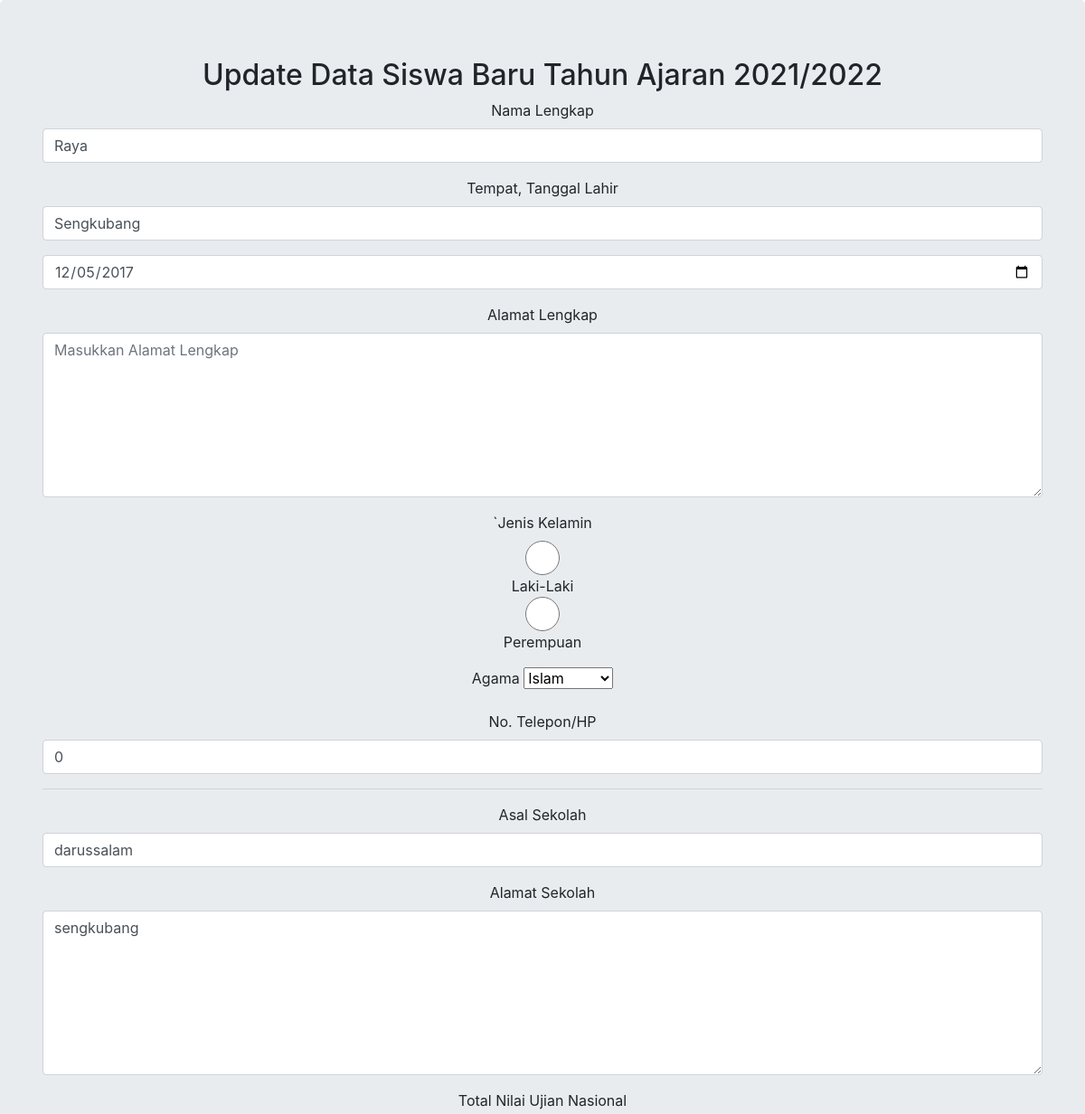
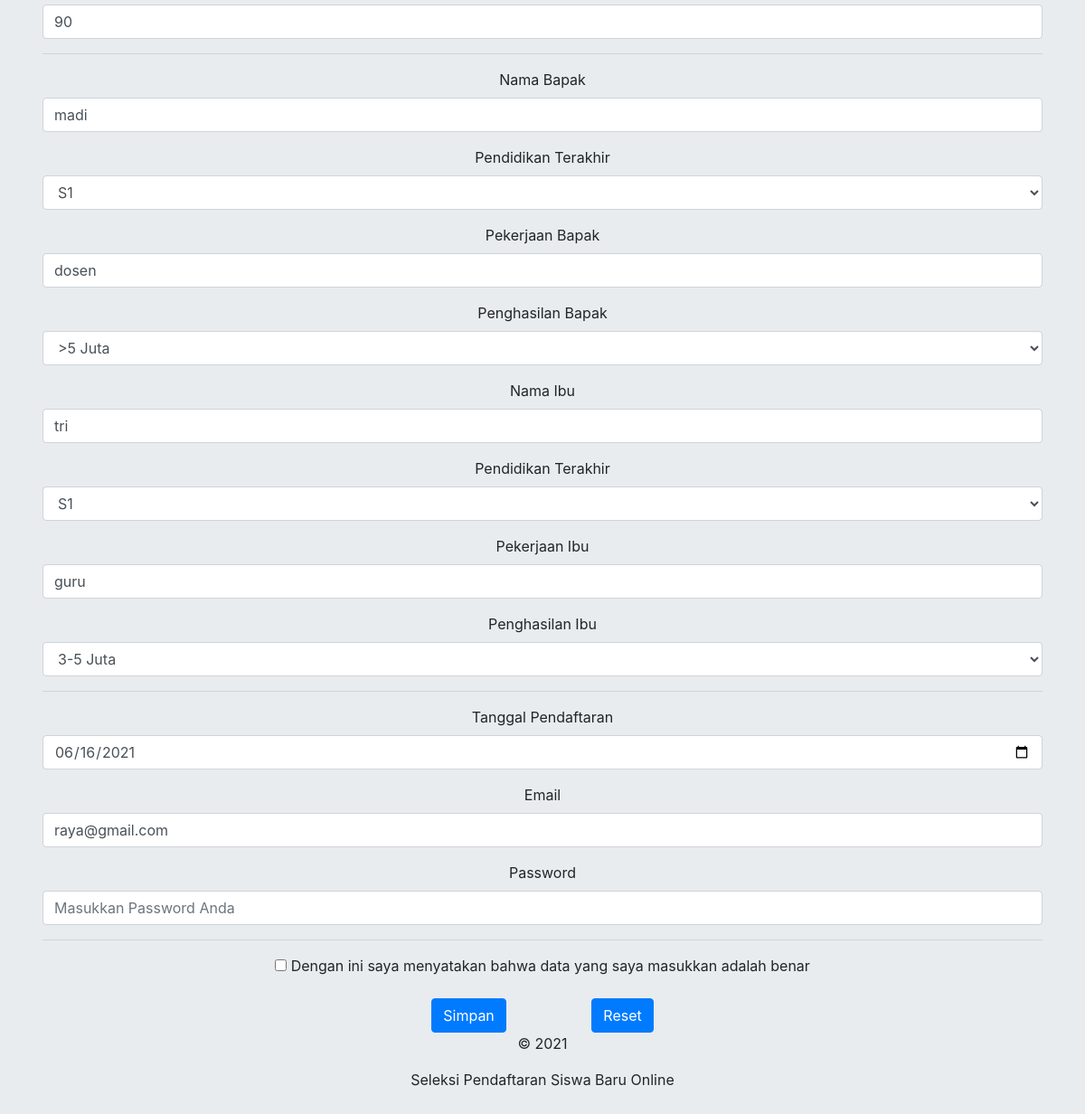
Page /edit2.php?id_daftar=8 on the committed database (2 pictures, top to bottom).
### tables this page shows
CREATE TABLE `tb_siswa` (
  `id_daftar` int(10) NOT NULL,
  `nama` varchar(100) NOT NULL,
  `tempat_lahir` varchar(100) NOT NULL,
  `tanggal_lahir` varchar(100) NOT NULL,
  `alamat` varchar(100) NOT NULL,
  `jk` enum('Laki-Laki','Perempuan') NOT NULL,
  `agama` varchar(15) NOT NULL,
  `telepon` int(15) NOT NULL,
  `sekolah_asal` varchar(100) NOT NULL,
  `alamat_sekolah` varchar(100) NOT NULL,
  `total_un` varchar(5) NOT NULL,
  `nama_bpk` varchar(100) NOT NULL,
  `pendidikan_bpk` varchar(100) NOT NULL,
  `pekerjaan_bpk` varchar(100) NOT NULL,
  `penghasilan_bpk` varchar(100) NOT NULL,
  `nama_ibu` varchar(100) NOT NULL,
  `pendidikan_ibu` varchar(100) NOT NULL,
  `pekerjaan_ibu` varchar(100) NOT NULL,
  `penghasilan_ibu` varchar(100) NOT NULL,
  `email` varchar(100) NOT NULL,
  `password` varchar(100) NOT NULL,
  `tanggal_daftar` varchar(100) NOT NULL
);

### edit2.php (the view, shortened to what this page needs)
<?php
include 'koneksi.php';
$id = $_GET['id_daftar'];
$edit_data = mysqli_query($connect, "SELECT * FROM tb_siswa WHERE id_daftar = $id");
while ($edit = mysqli_fetch_assoc($edit_data)) {
?>
    <!DOCTYPE html>
    <html>
    <head>
        <link rel="stylesheet" href="https://maxcdn.bootstrapcdn.com/bootstrap/4.3.1/css/bootstrap.min.css">
    </head>
    <body>
        <div class="jumbotron text-center">
            <div class="container">
                <h2>Update Data Siswa Baru Tahun Ajaran 2021/2022</h2>
                <form action="update2.php" method="post">
                    <div class="form-group">
                        <label>Nama Lengkap</label>
                        <input type="text" name="nama" class="form-control" value="<?= $edit["nama"]; ?>">
                    </div>
                    <div class="form-group">
                        <label>Tempat, Tanggal Lahir</label>
                        <input type="text" name="tempat_lahir" class="form-control" placeholder="Tempat Lahir" required value="<?= $edit["tempat_lahir"]; ?>">
                    </div>
                    <div class="form-group">
                        <input type="date" name="tanggal_lahir" class="form-control" placeholder="Tanggal Lahir" required value="<?= $edit["tanggal_lahir"]; ?>">
                    </div>
                    <div class="form-group">
                        <label>Alamat Lengkap</label>
                        <textarea name="alamat" class="form-control" rows="7" placeholder="Masukkan Alamat Lengkap" required><?= $edit["alamat"]; ?></textarea>
                    </div>
                    <div class="form-group">
                        <label>`Jenis Kelamin</label>
                        <input type="radio" name="jk" class="form-control" value="Laki-Laki" required>Laki-Laki
                        <input type="radio" name="jk" class="form-control" value="Perempuan" required>Perempuan
                    </div>
                    <div class="form-group">
                        <label>Agama</label>
                        <select name="agama" class="input-control" required>
                            <option value="<?= $edit["agama"]; ?>"><?= $edit["agama"]; ?></option>
                        </select>
                    </div>
                    <div class="form-group">
                        <label>No. Telepon/HP</label>
                        <input type="text" name="telepon" class="form-control" placeholder="Nomor Telepon/HP" required value="<?= $edit["telepon"]; ?>">
                    </div>
                    <hr>
                    <div class="form-group">
                        <label>Asal Sekolah</label>
                        <input type="text" name="sekolah_asal" class="form-control" placeholder="Asal Sekolah" required value="<?= $edit["sekolah_asal"]; ?>">
                    </div>
                    <div class="form-group">
                        <label>Alamat Sekolah</label>
                        <textarea name="alamat_sekolah" class="form-control" rows="7" placeholder="Masukkan Alamat Lengkap Asal Sekolah" required><?= $edit["alamat_sekolah"]; ?></textarea>
                    </div>
                    <div class="form-group">
                        <label>Total Nilai Ujian Nasional</label>
                        <input type="text" name="total_un" class="form-control" placeholder="Total Nilai Ujian Nasional" required value="<?= $edit["total_un"]; ?>">
                    </div>
                    <hr>
                    <div class="form-group">
                        <label>Nama Bapak</label>
                        <input type="text" name="nama_bpk" class="form-control" placeholder="Nama Bapak" required value="<?= $edit["nama_bpk"]; ?>">
                    </div>
                    <div class="form-group">
                        <label>Pendidikan Terakhir</label>
                        <select name="pendidikan_bpk" class="form-control" required>
                            <option name="pendidikan_bpk" value="<?= $edit["pendidikan_bpk"]; ?>"><?= $edit["pendidikan_bpk"]; ?></option>
                        </select>
                    </div>
                    <div class="form-group">
                        <label>Pekerjaan Bapak</label>
                        <input type="text" name="pekerjaan_bpk" class="form-control" placeholder="Pekerjaan Bapak" required value="<?= $edit["pekerjaan_bpk"]; ?>">
                    </div>
                    <div class="form-group">
                        <label>Penghasilan Bapak</label>
                        <select name="penghasilan_bpk" class="form-control" required>
                            <option name="penghasilan_bpk" value="<?= $edit["penghasilan_bpk"]; ?>"><?= $edit["penghasilan_bpk"]; ?></option>
                        </select>
                    </div>
                    <div class="form-group">
                        <label>Nama Ibu</label>
                        <input type="text" name="nama_ibu" class="form-control" placeholder="Nama Ibu" required value="<?= $edit["nama_ibu"]; ?>">
                    </div>
                    <div class="form-group">
                        <label>Pendidikan Terakhir</label>
                        <select name="pendidikan_ibu" class="form-control" required>
                            <option name="pendidikan_ibu" value="<?= $edit["pendidikan_ibu"]; ?>"><?= $edit["pendidikan_ibu"]; ?></option>
                        </select>
                    </div>
                    <div class="form-group">
                        <label>Pekerjaan Ibu</label>
                        <input type="text" name="pekerjaan_ibu" class="form-control" placeholder="Pekerjaan Ibu" required value="<?= $edit["pekerjaan_ibu"]; ?>">
                    </div>
                    <div class="form-group">
                        <label>Penghasilan Ibu</label>
                        <select name="penghasilan_ibu" class="form-control" required>
                            <option name="penghasilan_bpk" value="<?= $edit["penghasilan_ibu"]; ?>"><?= $edit["penghasilan_ibu"]; ?></option>
                        </select>
                    </div>
                    <hr>
                    <div class="form-group">
                        <label>Tanggal Pendaftaran</label>
                        <input type="date" name="tanggal_daftar" class="form-control" placeholder="Tanggal Pendaftaran" required value="<?= $edit["tanggal_daftar"]; ?>">
                    </div>
                    <div class="form-group">
                        <label>Email</label>
                        <input type="email" name="email" class="form-control" placeholder="Masukkan Email Anda" required value="<?= $edit["email"]; ?>">
                    </div>
                    <div class="form-group">
                        <label>Password</label>
                        <input type="password" name="password" class="form-control" placeholder="Masukkan Password Anda" required value="<?= $edit["pw"]; ?>">
                    </div>
                    <hr>
                    <div class="checkbox">
                        <input type="checkbox" required> Dengan ini saya menyatakan bahwa data yang saya masukkan adalah benar
                    </div>
                    <br>
                    <button type="submit" name="submit" class="btn btn-primary">Simpan</button> &nbsp; &nbsp; &nbsp; &nbsp; &nbsp; &nbsp; &nbsp; &nbsp; &nbsp; &nbsp;
                    <button type="reset" name="reset" class="btn btn-primary">Reset</button>
                <?php } ?>
                </form>
            </div>
            <footer class="container-fluid">
                <p class="text-center">&copy 2021<a href="#"> </a></p>
                <p class="text-center kecil">Seleksi Pendaftaran Siswa Baru Online </p>
            </footer>
    </body>
    </html>

### rows in the picture
tb_siswa: nama "Raya", tempat_lahir "Sengkubang", tanggal_lahir "12/05/2017", agama "Islam", telepon "0", sekolah_asal "darussalam", alamat_sekolah "sengkubang", total_un "90", nama_bpk "madi", pendidikan_bpk "S1", pekerjaan_bpk "dosen", penghasilan_bpk ">5 Juta", nama_ibu "tri", pendidikan_ibu "S1", pekerjaan_ibu "guru", penghasilan_ibu "3-5 Juta", tanggal_daftar "06/16/2021", email "raya@gmail.com"
